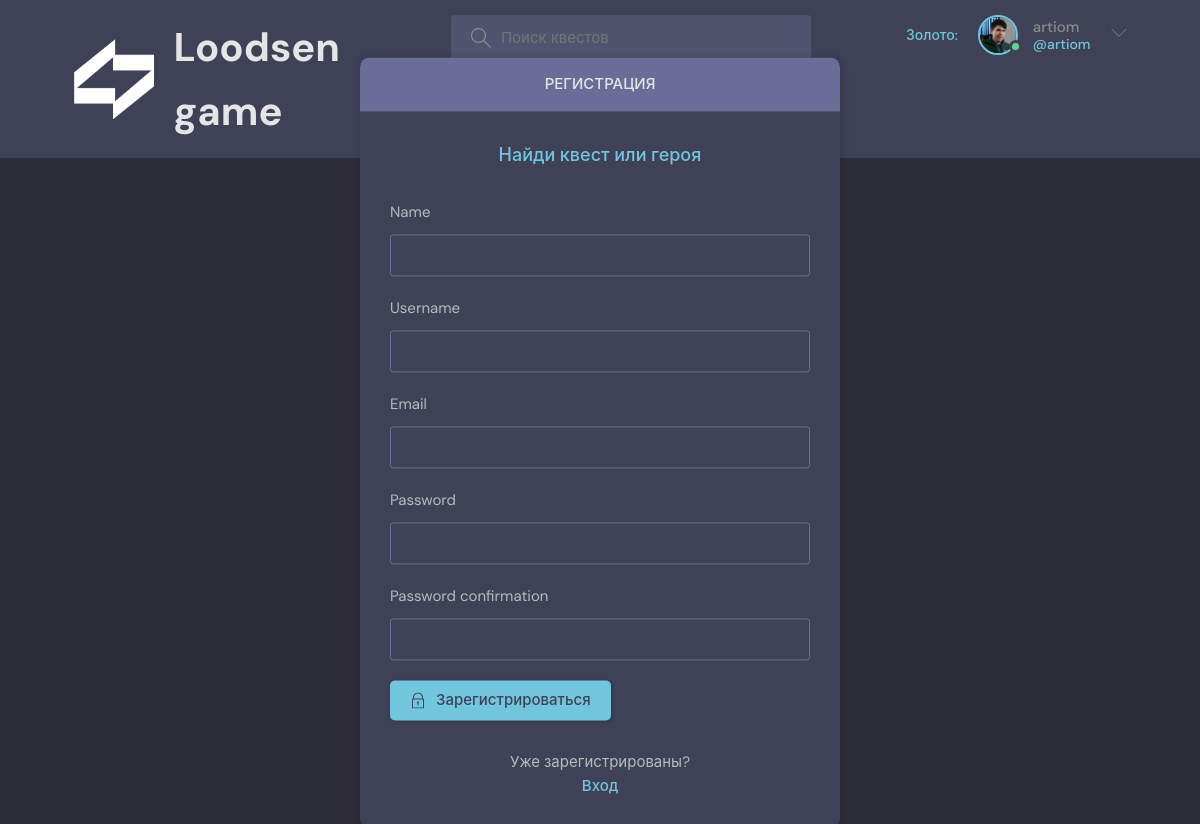
Page /register/ (signed in) on the committed database.
### base/models.py (models this page shows)
class User(AbstractUser):
    name = models.CharField(max_length=200, null=True)
    email = models.EmailField(unique=True)
    bio = models.TextField(null=True)
    avatar = models.ImageField(null=True, default='avatar.svg')
    balance = models.DecimalField(max_digits=20, decimal_places=2, null=False, default=0)
    USERNAME_FIELD = 'email'
    REQUIRED_FIELDS = []

### base/views.py (the view, shortened to what this page needs)
# urls.py: path('register/', views.registerPage, name="register"),
def registerPage(request):
    form = MyUserCreationForm()
    return render(request, 'base/login_register.html', {'form': form})

### base/forms.py
class MyUserCreationForm(UserCreationForm):
    class Meta:
        model = User
        fields = ['name', 'username', 'email', 'password1', 'password2']
    pass

### base/templates/base/login_register.html (shortened to what this page needs)
{% extends 'main.html' %} # TODO: в логине на странице login выводит html теги в placeholder
{% block content %}
<main class="auth layout">
  {% if page == 'login' %}
  <div class="container">
    <div class="layout__box">
      <div class="layout__boxHeader">
        <div class="layout__boxTitle">
          <h3>Вход</h3>
        </div>
      </div>
      <div class="layout__body">
        <h2 class="auth__tagline">Найди квест или героя</h2>
        <form class="form" action="" method="POST">
          {% csrf_token %}
          <div class="form__group form__group">
            <label for="username">Email</label>
            <input id="username" name="email" type="email" placeholder="e.g. dennis_ivy@email.com" />
          </div>
          <div class=" form__group">
            <label for="password">Password</label>
            <input id="password" name="password" type="password"
              placeholder="&bull;&bull;&bull;&bull;&bull;&bull;&bull;&bull;" />
          </div>
          <button class="btn btn--main" type="submit">
            <svg version="1.1" xmlns="http://www.w3.org/2000/svg" width="32" height="32" viewBox="0 0 32 32">
              <title>lock</title>
              <path
                d="M27 12h-1v-2c0-5.514-4.486-10-10-10s-10 4.486-10 10v2h-1c-0.553 0-1 0.447-1 1v18c0 0.553 0.447 1 1 1h22c0.553 0 1-0.447 1-1v-18c0-0.553-0.447-1-1-1zM8 10c0-4.411 3.589-8 8-8s8 3.589 8 8v2h-16v-2zM26 30h-20v-16h20v16z">
              </path>
              <path
                d="M15 21.694v4.306h2v-4.306c0.587-0.348 1-0.961 1-1.694 0-1.105-0.895-2-2-2s-2 0.895-2 2c0 0.732 0.413 1.345 1 1.694z">
              </path>
            </svg>
            Войти
          </button>
        </form>
        <div class="auth__action">
          <p>Ещё не зарегистрированы?</p>
          <a href="{% url 'register' %}" class="btn btn--link">Регистрация</a>
        </div>
      </div>
    </div>
  </div>
  {% else %}
  <div class="container">
    <div class="layout__box">
      <div class="layout__boxHeader">
        <div class="layout__boxTitle">
          <h3>Регистрация</h3>
        </div>
      </div>
      <div class="layout__body">
        <h2 class="auth__tagline">Найди квест или героя</h2>
        <form class="form" action="" method="POST">
          {% for field in form %}
          <div class="form__group form__group">
            <label for="job_name">{{field.label}}</label>
            {{field}}
          </div>
          {% endfor %}
          <button class="btn btn--main" type="submit">
            Зарегистрироваться
          </button>
        </form>
        <div class="auth__action">
          <p>Уже зарегистрированы?</p>
          <a href="{% url 'login' %}" class="btn btn--link">Вход</a>
        </div>
      </div>
    </div>
  </div>
  {% endif %}
</main>
{% endblock content %}

### templates/navbar.html (shortened to what this page needs)
{% load static %}
<header class="header header--loggedIn">
    <div class="container">
        <a href="{% url 'home' %}" class="header__logo">
            <img src="{% static 'images/logo.avif' %}" />
            <h1>Loodsen game</h1>
        </a>
        <form class="header__search" method="GET" action="{% url 'home' %}">
            <label>
                <input name="q" placeholder="Поиск квестов" />
            </label>
        </form>
        <nav class="header__menu">
            {% if request.user.is_authenticated %}
            <div class="header__user">
                <div class="header__user__balance">
                    <a href="{% url 'user-balance' user.id %}"><span>Золото: {{balance}}</span></a>
                </div>
                <a href="{% url 'user-profile' user.id %}">
                    <div class="avatar avatar--medium active">
                        <img src="{{request.user.avatar.url}}" />
                    </div>
                    <p>{{request.user.username}} <span>@{{request.user.username}}</span></p>
                </a>
                <button class="dropdown-button">
                    <svg version="1.1" xmlns="http://www.w3.org/2000/svg" width="32" height="32" viewBox="0 0 32 32">
                        <title>chevron-down</title>
                        <path d="M16 21l-13-13h-3l16 16 16-16h-3l-13 13z"></path>
                    </svg>
                </button>
            </div>
            {% else %}
            <a href="{% url 'login' %}">
                <img src="{% static 'images/avatar.svg' %}" />
                <p>Вход</p>
            </a>
            {% endif %}
        </nav>
    </div>
</header>

### rows in the picture
User: user.avatar (picture), user.username "artiom"

### other values in the picture
{{ field.label }} "Name" "Username" "Email" "Password" "Password confirmation"
